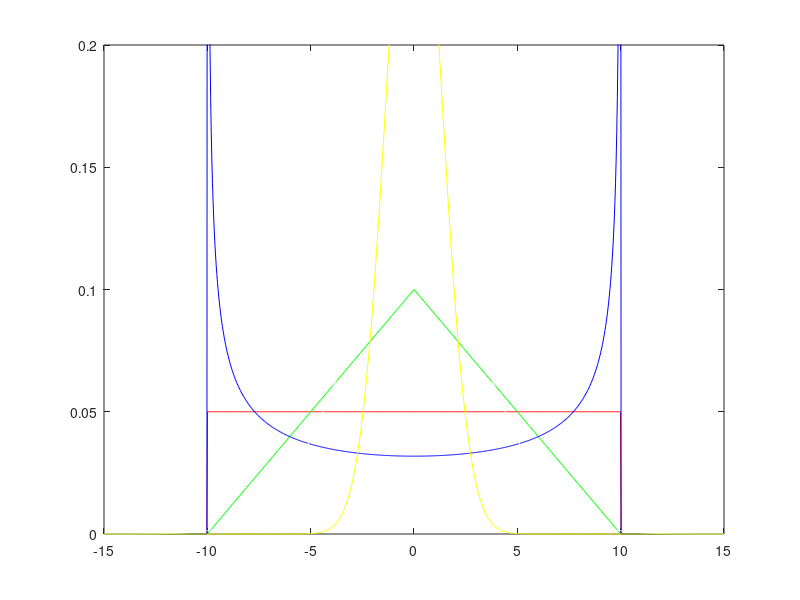

Write MATLAB code to recreate this figure. (Note: this script raises an error after producing the figure.)
clear, clc, rng(0), clf;

U = 10; % copertura massima
N = 20;

u1 = U/sqrt(3); % std errore per fdt1 (incertezza standard)
u2 = U/sqrt(6); % std errore per fdt2
u3 = U/sqrt(2); % std errore per fdt3
u4 = U/sqrt(9); % std errore per fdt4
u5 = U/sqrt(3*N); % std errore per fdt5

x = linspace(-1.5*U, 1.5*U, 1001);
f1 = unifpdf(x, -U, U);
f2 = tripuls(x / (2*U)) / U;
f3 = 1/pi ./ sqrt(1 - (x/U).^2) / U;
f3(not(imag(f3) == 0)) = 0;
f4 = normpdf(x/u4) / u4;
f5 = normpdf(x/u5) / u5;
plot(x, f1, 'r', x, f2, 'g', x, f3, 'b', x, f4, 'w', x, f5, 'y');
ylim([0,2/U])

xline(u1, '--r', 'u_1')
xline(u2, '--g', 'u_2')
xline(u3, '--b', 'u_3')
xline(u4, '--w', 'u_4')
xline(u5, '--y', 'u_5')
xline(-u1, '--r', '-u_1')
xline(-u2, '--g', '-u_2')
xline(-u3, '--b', '-u_3')
xline(-u4, '--w', '-u_4')
xline(-u5, '--y', '-u_5')

kmax1 = U / u1;
kmax2 = U / u2;
kmax3 = U / u3;

cp = 0.95;
k = norminv((1+cp) / 2);

cp1 = cp; cp2 = cp; cp3 = cp; cp4 = cp; cp5 = cp;

[Ucp1, i1] = min([U, k*u1]);
if i1 == 1
    cp1 = 1;
end
[Ucp2, i2] = min([U, k*u2]);
if i2 == 1
    cp2 = 1;
end
[Ucp3, i3] = min([U, k*u3]);
if i3 == 1
    cp3 = 1;
end
[Ucp4, i4] = min([U, k*u4]);
if i4 == 1
    cp4 = 1;
end
[Ucp5, i5] = min([U, k*u5]);
if i5 == 1
    cp5 = 1;
end

Ucp_5 = 5.0;
k5 = Ucp_5 / u5;
cp_5 = 2 * normcdf(k5) - 1;

% ===================================== %
pause;

mu = 0;
u = 3;

f = normpdf(x, mu, u);

plot(x, f);

U = +inf;
kmax = U / u;

cp_0 = 0.97;
k0 = norminv((1+cp_0)/2);
Ucp_0 = k0 * u;
xline(Ucp_0, '--g', 'U_{0.97}');
xline(-Ucp_0, '--g', '-U_{0.97}');

k1 = 2.5;
cp_1 = 2*normcdf(k1) - 1;
Ucp_1 = k1 * u;
xline(Ucp_1, '--y', '2.5\sigma');
xline(-Ucp_1, '--y', '-2.5\sigma');

k90 = floor(norminv((1+0.9)/2) * 100) / 100;
Ucp_90 = k90 * u;
xline(Ucp_90, '--r', 'U_{0.90}');
xline(-Ucp_90, '--r', '-U_{0.90}');

